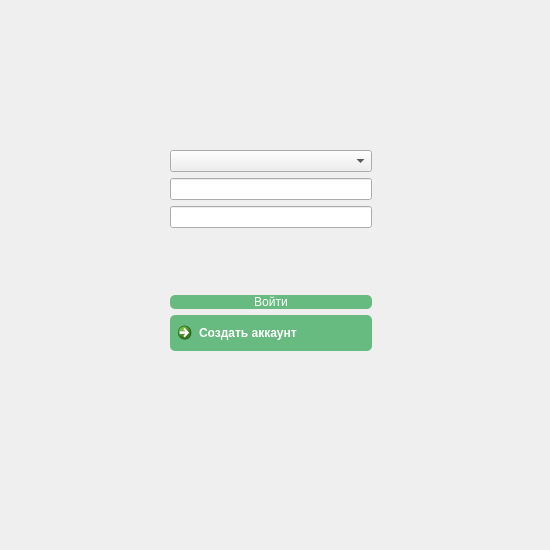
<?xml version="1.0" encoding="UTF-8"?>
<ui version="4.0">
 <class>Autorization_win</class>
 <widget class="QDialog" name="Autorization_win">
  <property name="geometry">
   <rect>
    <x>0</x>
    <y>0</y>
    <width>550</width>
    <height>550</height>
   </rect>
  </property>
  <property name="windowTitle">
   <string>Авторизация</string>
  </property>
  <property name="styleSheet">
   <string notr="true">
QPushButton 
{     
background-color: #67BA80;  /* Цвет фона кнопки */    
color: white;  /* Цвет текста */    
border-radius: 5px;  /* Скругленные углы */ 
}

</string>
  </property>
  <widget class="QWidget" name="verticalLayoutWidget">
   <property name="geometry">
    <rect>
     <x>170</x>
     <y>150</y>
     <width>202</width>
     <height>201</height>
    </rect>
   </property>
   <layout class="QVBoxLayout" name="verticalLayout">
    <item>
     <widget class="QComboBox" name="comboBox_role"/>
    </item>
    <item>
     <widget class="QLineEdit" name="lineEdit_login"/>
    </item>
    <item>
     <widget class="QLineEdit" name="lineEdit_password"/>
    </item>
    <item>
     <spacer name="verticalSpacer">
      <property name="orientation">
       <enum>Qt::Vertical</enum>
      </property>
      <property name="sizeHint" stdset="0">
       <size>
        <width>20</width>
        <height>40</height>
       </size>
      </property>
     </spacer>
    </item>
    <item>
     <widget class="QPushButton" name="pushButton_autoriz">
      <property name="text">
       <string>Войти</string>
      </property>
     </widget>
    </item>
    <item>
     <widget class="QCommandLinkButton" name="commandLinkButton">
      <property name="text">
       <string>Создать аккаунт</string>
      </property>
      <property name="autoExclusive">
       <bool>false</bool>
      </property>
      <property name="default">
       <bool>false</bool>
      </property>
     </widget>
    </item>
   </layout>
  </widget>
 </widget>
 <resources/>
 <connections/>
</ui>
